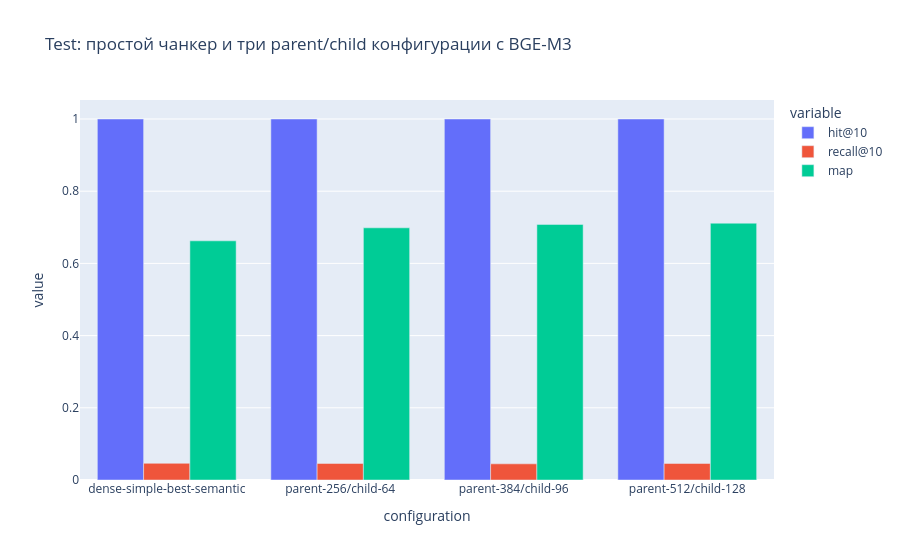

Notebook cell for this chart:
### Markdown cell above
## 7. ParentDocumentRetriever с BGE-M3

Мелкий child индексируется моделью `BAAI/bge-m3`, а найденный результат возвращает родительское изображение. Сравниваются три пары `(parent, child)` в токенах: `(256, 64)`, `(384, 96)`, `(512, 128)`.

Размеры меньше типовых выбраны осознанно: документы этого корпуса в среднем короче 512 токенов. Пары покрывают агрессивное, среднее и консервативное разбиение. Отдельный график по типам вопросов показывает, выигрывает ли parent/child на factual, composite или abstract запросах.

### Code cell
show_package_source(parent_child_chunks, evaluate_dense, parent_child_experiment)
parent_child = results["parent_child"]
parent_by_type = results["parent_by_question_type"]
display(parent_child.round(4))

if not parent_child.empty:
    display(px.bar(
        parent_child,
        x="configuration",
        y=["hit@10", "recall@10", "map"],
        barmode="group",
        title="Test: простой чанкер и три parent/child конфигурации с BGE-M3",
    ))
    display(px.bar(
        parent_by_type[parent_by_type["k"] == 10],
        x="question_type",
        y="macro_recall",
        color="configuration",
        barmode="group",
        title="Recall@10 по типу gold-вопроса",
    ))
else:
    print("Эксперимент явно пропущен: CUDA недоступна. В Colab выберите GPU runtime.")

### Figure 1 — Plotly figure (JSON) as saved in the notebook; plotly's stock layout.template omitted (floating-point values rounded to 4 significant figures)
{"data": [{"alignmentgroup": "True", "hovertemplate": "variable=hit@10<br>configuration=%{x}<br>value=%{y}<extra></extra>", "legendgroup": "hit@10", "marker": {"color": "#636efa", "pattern": {"shape": ""}}, "name": "hit@10", "offsetgroup": "hit@10", "orientation": "v", "showlegend": true, "textposition": "auto", "type": "bar", "x": ["dense-simple-best-semantic", "parent-256/child-64", "parent-384/child-96", "parent-512/child-128"], "xaxis": "x", "y": [1.0, 1.0, 1.0, 1.0], "yaxis": "y"}, {"alignmentgroup": "True", "hovertemplate": "variable=recall@10<br>configuration=%{x}<br>value=%{y}<extra></extra>", "legendgroup": "recall@10", "marker": {"color": "#EF553B", "pattern": {"shape": ""}}, "name": "recall@10", "offsetgroup": "recall@10", "orientation": "v", "showlegend": true, "textposition": "auto", "type": "bar", "x": ["dense-simple-best-semantic", "parent-256/child-64", "parent-384/child-96", "parent-512/child-128"], "xaxis": "x", "y": [0.04621, 0.04585, 0.04478, 0.04581], "yaxis": "y"}, {"alignmentgroup": "True", "hovertemplate": "variable=map<br>configuration=%{x}<br>value=%{y}<extra></extra>", "legendgroup": "map", "marker": {"color": "#00cc96", "pattern": {"shape": ""}}, "name": "map", "offsetgroup": "map", "orientation": "v", "showlegend": true, "textposition": "auto", "type": "bar", "x": ["dense-simple-best-semantic", "parent-256/child-64", "parent-384/child-96", "parent-512/child-128"], "xaxis": "x", "y": [0.6625, 0.6986, 0.708, 0.7114], "yaxis": "y"}], "layout": {"barmode": "group", "legend": {"title": {"text": "variable"}, "tracegroupgap": 0}, "title": {"text": "Test: простой чанкер и три parent/child конфигурации с BGE-M3"}, "xaxis": {"anchor": "y", "domain": [0, 1], "title": {"text": "configuration"}}, "yaxis": {"anchor": "x", "domain": [0, 1], "title": {"text": "value"}}}}
